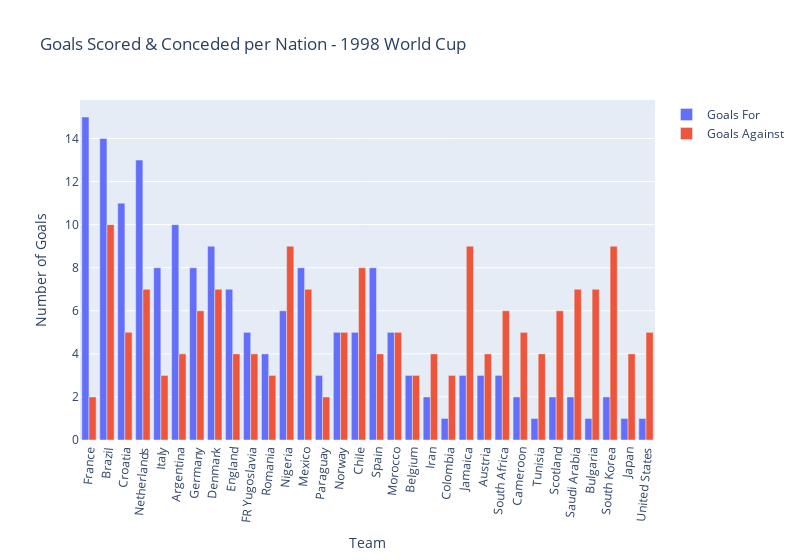

Notebook code for this chart:
### Code cell
config = dict({'scrollZoom': True})
fig7 = px.bar(fifa_world_cup_1998_data, x="Team", y=["Goals For", "Goals Against"], title="Goals Scored & Conceded per Nation - 1998 World Cup", barmode="group", labels={"Team":"Team", "value":"Number of Goals", "variable":""}, width=800)
fig7.update_xaxes(tickangle=-85)
fig7

### Figure 1 — Plotly figure (JSON) as saved in the notebook; plotly's stock layout.template omitted (floating-point values rounded to 4 significant figures)
{"data": [{"alignmentgroup": "True", "hovertemplate": "=Goals For<br>Team=%{x}<br>Number of Goals=%{y}<extra></extra>", "legendgroup": "Goals For", "marker": {"color": "#636efa", "pattern": {"shape": ""}}, "name": "Goals For", "offsetgroup": "Goals For", "orientation": "v", "showlegend": true, "textposition": "auto", "type": "bar", "x": ["France", "Brazil", "Croatia", "Netherlands", "Italy", "Argentina", "Germany", "Denmark", "England", "FR Yugoslavia", "Romania", "Nigeria", "Mexico", "Paraguay", "Norway", "Chile", "Spain", "Morocco", "Belgium", "Iran", "Colombia", "Jamaica", "Austria", "South Africa", "Cameroon", "Tunisia", "Scotland", "Saudi Arabia", "Bulgaria", "South Korea", "Japan", "United States"], "xaxis": "x", "y": [15, 14, 11, 13, 8, 10, 8, 9, 7, 5, 4, 6, 8, 3, 5, 5, 8, 5, 3, 2, 1, 3, 3, 3, 2, 1, 2, 2, 1, 2, 1, 1], "yaxis": "y"}, {"alignmentgroup": "True", "hovertemplate": "=Goals Against<br>Team=%{x}<br>Number of Goals=%{y}<extra></extra>", "legendgroup": "Goals Against", "marker": {"color": "#EF553B", "pattern": {"shape": ""}}, "name": "Goals Against", "offsetgroup": "Goals Against", "orientation": "v", "showlegend": true, "textposition": "auto", "type": "bar", "x": ["France", "Brazil", "Croatia", "Netherlands", "Italy", "Argentina", "Germany", "Denmark", "England", "FR Yugoslavia", "Romania", "Nigeria", "Mexico", "Paraguay", "Norway", "Chile", "Spain", "Morocco", "Belgium", "Iran", "Colombia", "Jamaica", "Austria", "South Africa", "Cameroon", "Tunisia", "Scotland", "Saudi Arabia", "Bulgaria", "South Korea", "Japan", "United States"], "xaxis": "x", "y": [2, 10, 5, 7, 3, 4, 6, 7, 4, 4, 3, 9, 7, 2, 5, 8, 4, 5, 3, 4, 3, 9, 4, 6, 5, 4, 6, 7, 7, 9, 4, 5], "yaxis": "y"}], "layout": {"barmode": "group", "legend": {"title": {"text": ""}, "tracegroupgap": 0}, "title": {"text": "Goals Scored & Conceded per Nation - 1998 World Cup"}, "width": 800, "xaxis": {"anchor": "y", "domain": [0, 1], "tickangle": -85, "title": {"text": "Team"}}, "yaxis": {"anchor": "x", "domain": [0, 1], "title": {"text": "Number of Goals"}}}}
